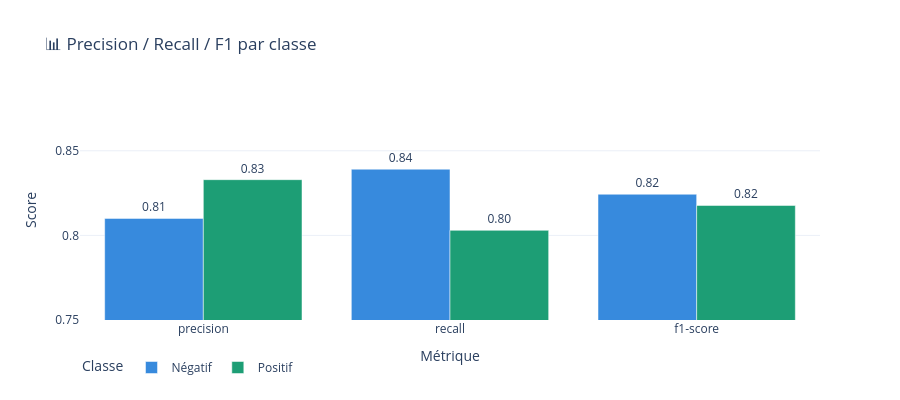

The code cell stored with this chart in its notebook:
### Code cell
# ── Métriques par classe ─────────────────────────────────────────
from sklearn.metrics import classification_report

report = classification_report(y_test, y_pred,
                                target_names=['Négatif', 'Positif'],
                                output_dict=True)

df_metrics = pd.DataFrame([
    {'Classe': cls, 'Métrique': met, 'Score': report[cls][met]}
    for cls in ['Négatif', 'Positif']
    for met in ['precision', 'recall', 'f1-score']
])

fig_bar = px.bar(
    df_metrics,
    x='Métrique', y='Score', color='Classe',
    barmode='group',
    color_discrete_map={'Négatif': '#378ADD', 'Positif': '#1D9E75'},
    title='📊 Precision / Recall / F1 par classe',
    text=df_metrics['Score'].apply(lambda x: f'{x:.2f}'),
    range_y=[0.75, 0.88]
)

fig_bar.update_traces(textposition='outside')
fig_bar.update_layout(template='plotly_white', height=400,
                      legend=dict(orientation='h', y=-0.15))
fig_bar.show()

### Figure 1 — Plotly figure (JSON) as saved in the notebook; plotly's stock layout.template omitted (floating-point values rounded to 4 significant figures)
{"data": [{"alignmentgroup": "True", "hovertemplate": "Classe=Négatif<br>Métrique=%{x}<br>Score=%{y}<br>text=%{text}<extra></extra>", "legendgroup": "Négatif", "marker": {"color": "#378ADD", "pattern": {"shape": ""}}, "name": "Négatif", "offsetgroup": "Négatif", "orientation": "v", "showlegend": true, "text": ["0.81", "0.84", "0.82"], "textposition": "outside", "type": "bar", "x": ["precision", "recall", "f1-score"], "xaxis": "x", "y": [0.81, 0.8391, 0.8243], "yaxis": "y"}, {"alignmentgroup": "True", "hovertemplate": "Classe=Positif<br>Métrique=%{x}<br>Score=%{y}<br>text=%{text}<extra></extra>", "legendgroup": "Positif", "marker": {"color": "#1D9E75", "pattern": {"shape": ""}}, "name": "Positif", "offsetgroup": "Positif", "orientation": "v", "showlegend": true, "text": ["0.83", "0.80", "0.82"], "textposition": "outside", "type": "bar", "x": ["precision", "recall", "f1-score"], "xaxis": "x", "y": [0.8329, 0.803, 0.8177], "yaxis": "y"}], "layout": {"barmode": "group", "height": 400, "legend": {"orientation": "h", "title": {"text": "Classe"}, "tracegroupgap": 0, "y": -0.15}, "title": {"text": "📊 Precision / Recall / F1 par classe"}, "xaxis": {"anchor": "y", "domain": [0, 1], "title": {"text": "Métrique"}}, "yaxis": {"anchor": "x", "domain": [0, 1], "range": [0.75, 0.88], "title": {"text": "Score"}}}}
